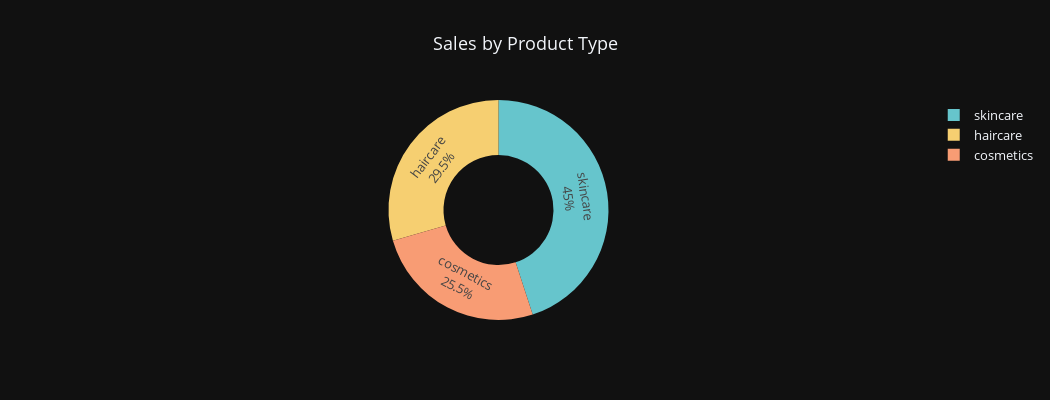

The notebook cell this image was saved under:
### Markdown cell above
<b>Thus, the company derives more revenue from skincare products, and the higher the price of skincare products, the more revenue they generate. Now let’s have a look at the sales by product type:</b>

### Code cell
sales_data = df.groupby('product_type')['number_of_products_sold'].sum().reset_index()

pie_chart = px.pie(sales_data, values='number_of_products_sold', names='product_type', 
                   title='Sales by Product Type', 
                   hover_data=['number_of_products_sold'],
                   hole=0.5,
                   color_discrete_sequence=px.colors.qualitative.Pastel)


pie_chart.update_layout(template='plotly_dark',
                  font=dict(size=13),
                  height=400,
                  width=1050,
                  title_x=0.5,)

pie_chart.update_traces(textposition='inside', textinfo='percent+label')
pie_chart.show()

### Figure 1 — Plotly figure (JSON) as saved in the notebook; plotly's stock layout.template omitted (floating-point values rounded to 4 significant figures)
{"data": [{"customdata": [[11757], [13611], [20731]], "domain": {"x": [0, 1], "y": [0, 1]}, "hole": 0.5, "hovertemplate": "product_type=%{label}<br>number_of_products_sold=%{customdata[0]}<extra></extra>", "labels": ["cosmetics", "haircare", "skincare"], "legendgroup": "", "name": "", "showlegend": true, "textinfo": "percent+label", "textposition": "inside", "type": "pie", "values": [11757, 13611, 20731]}], "layout": {"font": {"size": 13}, "height": 400, "legend": {"tracegroupgap": 0}, "piecolorway": ["rgb(102, 197, 204)", "rgb(246, 207, 113)", "rgb(248, 156, 116)", "rgb(220, 176, 242)", "rgb(135, 197, 95)", "rgb(158, 185, 243)", "rgb(254, 136, 177)", "rgb(201, 219, 116)", "rgb(139, 224, 164)", "rgb(180, 151, 231)", "rgb(179, 179, 179)"], "title": {"text": "Sales by Product Type", "x": 0.5}, "width": 1050}}
